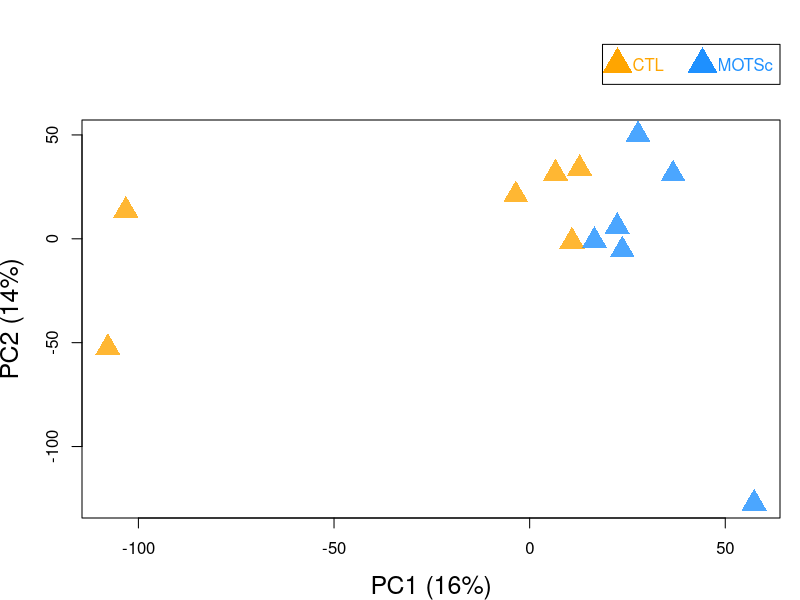

Source code (R):
# This script generates a PCA plot of PC1 and PC2 of gene expression (transcriptomics) for C2C12 normalized counts

# R Version 3.4.1 (2017-06-30)

######################################################

# read DESeq2 normalized counts
my.data <- read.csv("2019-04-25_C2C12_RNAseq_log2_counts_matrix.txt", stringsAsFactors = F, sep = "\t", header = T) 

str(my.data)

######################################################

# PCA using prcomp function
data.pca <- prcomp(t(my.data), scale = T)

# get the precentage for each component
summary(data.pca)

# Importance of components%s:
#                           PC1     PC2     PC3      PC4      PC5      PC6      PC7     PC8      PC9     PC10     PC11
# Standard deviation     51.6561 47.9309 41.8080 39.20053 38.51421 37.37337 36.04521 34.9335 33.48459 32.71347 30.35743
# Proportion of Variance  0.1592  0.1371  0.1043  0.09167  0.08849  0.08332  0.07751  0.0728  0.06689  0.06384  0.05498
# Cumulative Proportion   0.1592  0.2962  0.4005  0.49217  0.58066  0.66399  0.74150  0.8143  0.88118  0.94502  1.00000
#                           PC12
# Standard deviation     2.514e-13
# Proportion of Variance 0.000e+00
# Cumulative Proportion  1.000e+00

# find the color code for orange, dodgerblue
col2rgb("orange")       # CTL 255, 165, 0
col2rgb("dodgerblue")   # MOTSc 30, 144, 255

# make PCA plot based PC1 and PC2
pdf("PCA_PC1-2_C2C12.pdf", width =11, height =8.5)
par(mar=c(4.1,4.1,6,1), xpd=TRUE)
  plot(data.pca$x[,c(1,2)], 
       pch = 17,  
       xlab = 'PC1 (16%)', 
       ylab = 'PC2 (14%)', 
       cex.lab = 1.5,
       col = "white",cex=0.6) 
  points(data.pca$x[grep("CTL", colnames(my.data)) ,c(1,2)],
         pch=17, 
         cex=2.5, 
         col=rgb(red=255,green=165,blue=0, alpha = 204, maxColorValue = 255))
  points(data.pca$x[grep("MOTSc", colnames(my.data)) ,c(1,2)],
         pch=17,
         cex=2.5, 
         col=rgb(red=30,green=144,blue=255, alpha = 204, maxColorValue = 255))
  legend("topright",c("CTL","MOTSc"), inset=c(0,-0.19),horiz=T,
  col=c("orange","dodgerblue"), text.col=c("orange","dodgerblue"), pch=c(17,17), cex = 1 , pt.cex=3)
dev.off()